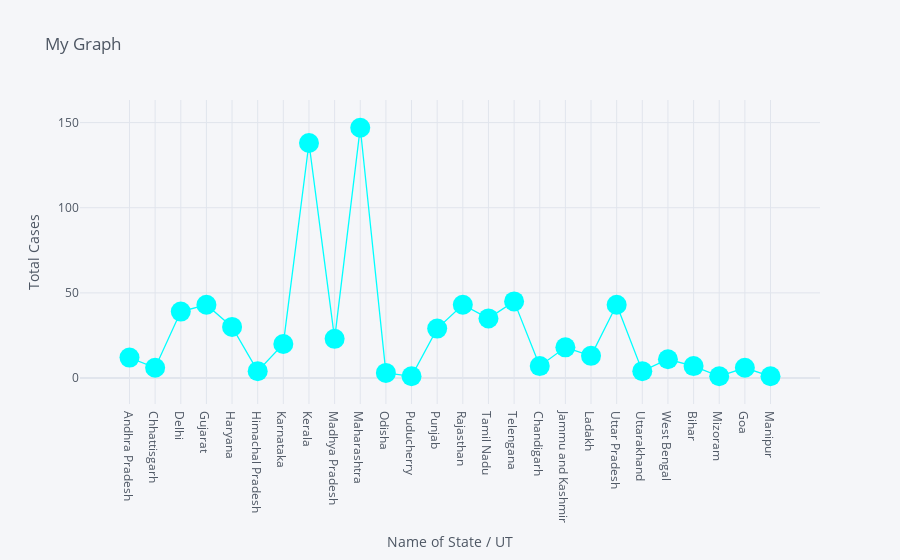
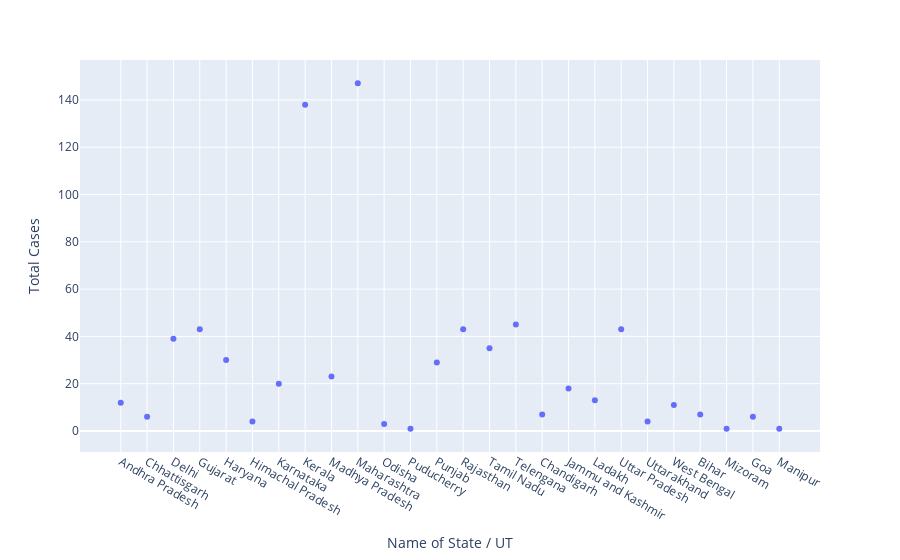

Notebook cell for these charts, in order:
### Code cell
df.iplot(kind='scatter',x='Name of State / UT',y='Total Cases',mode='markers+lines',title='My Graph',xTitle='Name of State / UT',yTitle='Total Cases',color='cyan',size=20)
px.scatter(df,x='Name of State / UT',y='Total Cases')

### Figure 1 — Plotly figure (JSON) as saved in the notebook; plotly's stock layout.template omitted (floating-point values rounded to 4 significant figures)
{"data": [{"line": {"color": "rgba(0, 255, 255, 1.0)", "dash": "solid", "shape": "linear", "width": 1.3}, "marker": {"size": 20, "symbol": "circle"}, "mode": "markers+lines", "name": "Total Cases", "text": "", "type": "scatter", "x": ["Andhra Pradesh", "Chhattisgarh", "Delhi", "Gujarat", "Haryana", "Himachal Pradesh", "Karnataka", "Kerala", "Madhya Pradesh", "Maharashtra", "Odisha", "Puducherry", "Punjab", "Rajasthan", "Tamil Nadu", "Telengana", "Chandigarh", "Jammu and Kashmir", "Ladakh", "Uttar Pradesh", "Uttarakhand", "West Bengal", "Bihar", "Mizoram", "Goa", "Manipur"], "y": [12, 6, 39, 43, 30, 4, 20, 138, 23, 147, 3, 1, 29, 43, 35, 45, 7, 18, 13, 43, 4, 11, 7, 1, 6, 1]}], "layout": {"legend": {"bgcolor": "#F5F6F9", "font": {"color": "#4D5663"}}, "paper_bgcolor": "#F5F6F9", "plot_bgcolor": "#F5F6F9", "title": {"font": {"color": "#4D5663"}, "text": "My Graph"}, "xaxis": {"gridcolor": "#E1E5ED", "showgrid": true, "tickfont": {"color": "#4D5663"}, "title": {"font": {"color": "#4D5663"}, "text": "Name of State / UT"}, "zerolinecolor": "#E1E5ED"}, "yaxis": {"gridcolor": "#E1E5ED", "showgrid": true, "tickfont": {"color": "#4D5663"}, "title": {"font": {"color": "#4D5663"}, "text": "Total Cases"}, "zerolinecolor": "#E1E5ED"}}}

### Figure 2 — Plotly figure (JSON) as saved in the notebook; plotly's stock layout.template omitted (floating-point values rounded to 4 significant figures)
{"data": [{"hovertemplate": "Name of State / UT=%{x}<br>Total Cases=%{y}<extra></extra>", "legendgroup": "", "marker": {"color": "#636efa", "symbol": "circle"}, "mode": "markers", "name": "", "showlegend": false, "type": "scatter", "x": ["Andhra Pradesh", "Chhattisgarh", "Delhi", "Gujarat", "Haryana", "Himachal Pradesh", "Karnataka", "Kerala", "Madhya Pradesh", "Maharashtra", "Odisha", "Puducherry", "Punjab", "Rajasthan", "Tamil Nadu", "Telengana", "Chandigarh", "Jammu and Kashmir", "Ladakh", "Uttar Pradesh", "Uttarakhand", "West Bengal", "Bihar", "Mizoram", "Goa", "Manipur"], "xaxis": "x", "y": [12, 6, 39, 43, 30, 4, 20, 138, 23, 147, 3, 1, 29, 43, 35, 45, 7, 18, 13, 43, 4, 11, 7, 1, 6, 1], "yaxis": "y"}], "layout": {"legend": {"tracegroupgap": 0}, "margin": {"t": 60}, "xaxis": {"anchor": "y", "domain": [0, 1], "title": {"text": "Name of State / UT"}}, "yaxis": {"anchor": "x", "domain": [0, 1], "title": {"text": "Total Cases"}}}}
